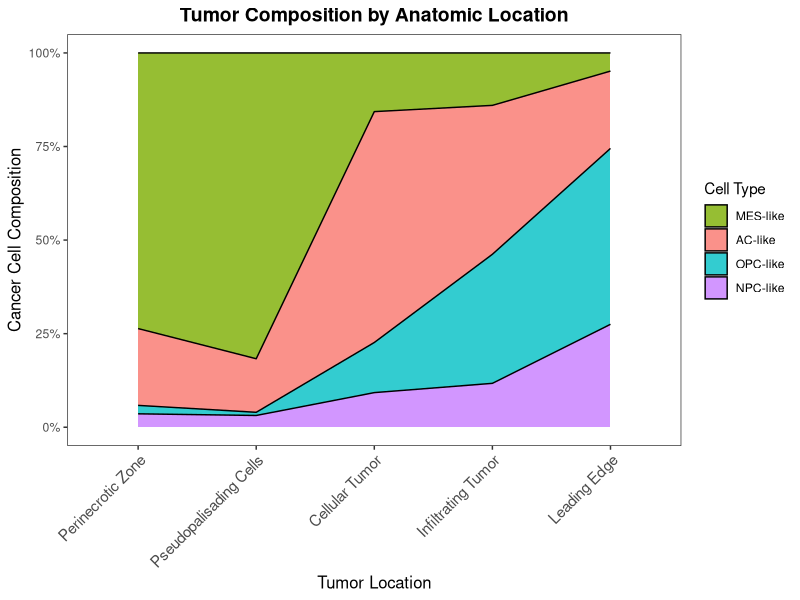

R code for this plot:
#libraries####
library(data.table)
library(ggplot2)
library(dplyr)
library(tidyr)
library(patchwork)
library(RColorBrewer)
library(stringr)

#import & clean data####
subtype_cols <- c("OPC_like_Cancer", "AC_like_Cancer", "NPC_like_Cancer", "MES_like_Cancer")
setwd("~/Library/CloudStorage/OneDrive-Personal/Research/Duke Amgen/Glioblastoma TME")
data <- as.data.frame(fread("GBM Clinical-TME Cell States.csv")) %>%
  mutate(subtype = subtype_cols[
    max.col( as.matrix( across(all_of(subtype_cols)) ),
             ties.method = "first")]) %>%
  filter(study == "IVYGAP")

#get TME fractions accounting for cellularity
# define your six tumor‐cell columns
tumor_cells <- c(
  "OPC_like_Cancer",
  "AC_like_Cancer",
  "NPC_like_Cancer",
  "MES_like_Cancer"
)

data2 <- data %>%
  # 1) compute tumor purity as the row‐sum of those six columns
  rowwise() %>%
  mutate(tumor_purity = sum(c_across(all_of(tumor_cells)))) %>%
  ungroup() %>%
  
  # 2) renormalize all non‐tumor cell fractions so they sum to 1
  #    by dividing each by (1 – tumor_purity)
  mutate(
    across(
      `Oligodendrocyte`:`Radial_Glia`,
      ~ . / (1 - tumor_purity)
    )
  )

# sanity check: the non‐tumor fractions should now sum to 1
data2 %>%
  mutate(check = rowSums(across(`Oligodendrocyte`:`Radial_Glia`))) %>%
  dplyr::select(sample_id, tumor_purity, check) %>%
  head(10)

df <- as.data.frame(data2) %>%
  select(sample_id, location, OPC_like_Cancer, AC_like_Cancer, NPC_like_Cancer, MES_like_Cancer) %>%
  mutate(sum = rowSums(across(OPC_like_Cancer:MES_like_Cancer), na.rm = TRUE)) %>%
  mutate(across(
    .cols = OPC_like_Cancer:MES_like_Cancer,
    .fns = ~ .x / sum,
    .names = "{.col}_prop"
  ))

# make plots ####
# Define the custom order for the locations on the x-axis
location_order <- c("Perinecrotic Zone", "Pseudopalisading Cells", "Cellular Tumor", "Infiltrating Tumor", "Leading Edge")

# Define the desired stacking order for the cell types (bottom to top)
cell_type_order <- c("MES-like", "AC-like", "OPC-like", "NPC-like")

# Process the data for plotting:
# 1. Calculate the average proportion for each cell type, grouped by location.
# 2. Reshape the data from a "wide" to a "long" format, which is required by ggplot.
# 3. Clean up the cell type names and set the factor order for both location and cell_type.
plot_data <- df %>%
  # Select only the location and the proportion columns
  select(location, ends_with("_prop")) %>%
  # Ensure we only include the locations specified in our order
  # This also filters out any other locations you may not want to plot
  filter(location %in% location_order) %>%
  # Group by the location to calculate averages
  group_by(location) %>%
  # Calculate the mean for each cell type within each location
  summarise(across(everything(), mean, na.rm = TRUE), .groups = 'drop') %>%
  # Pivot the data from wide to long format
  pivot_longer(
    cols = -location,
    names_to = "cell_type",
    values_to = "average_proportion"
  ) %>%
  # Perform some string cleaning on the cell type names for the legend
  mutate(
    cell_type = str_replace(cell_type, "_prop", ""),
    cell_type = str_replace(cell_type, "_like_Cancer", "-like"),
    # Convert the 'location' column to a factor to enforce the custom order
    location = factor(location, levels = location_order),
    # Convert 'cell_type' to a factor to enforce the stacking order
    cell_type = factor(cell_type, levels = cell_type_order)
  )


# --- Plotting ---

# Define the custom color palette based on the image provided
# AC=Red, MES=Green, OPC=Blue/Teal, NPC=Purple
color_palette <- c(
  "AC-like" = "#F8766D",
  "MES-like" = "#7CAE00",
  "OPC-like" = "#00BFC4",
  "NPC-like" = "#C77CFF"
)

# Create the 100% stacked area chart using ggplot2
ggplot(plot_data, aes(x = location, y = average_proportion, fill = cell_type, group = cell_type)) +
  # Use geom_area with position="fill", add black borders, and set transparency
  geom_area(position = "fill", color = "black", alpha = 0.8) +
  
  # Manually set the fill colors using our defined palette
  scale_fill_manual(values = color_palette) +
  
  # Format the y-axis labels to be percentages (e.g., 25%, 50%)
  scale_y_continuous(labels = scales::percent_format()) +
  
  # Set the plot title, axis labels, and legend title
  labs(
    title = "Tumor Composition by Anatomic Location",
    x = "Tumor Location",
    y = "Cancer Cell Composition",
    fill = "Cell Type"
  ) +
  
  # Apply a clean, minimal theme
  theme_bw() +
  
  # Customize theme elements for better readability
  theme(
    # Rotate the x-axis labels to prevent them from overlapping
    axis.text.x = element_text(angle = 45, hjust = 1, vjust = 1, size = 11),
    axis.title = element_text(size = 12),
    # Center the plot title
    plot.title = element_text(hjust = 0.5, size = 14, face = "bold"),
    # Customize the legend
    legend.position = "right",
    legend.title = NULL,
    # Remove panel grid lines
    panel.grid.major = element_blank(),
    panel.grid.minor = element_blank()
  )

